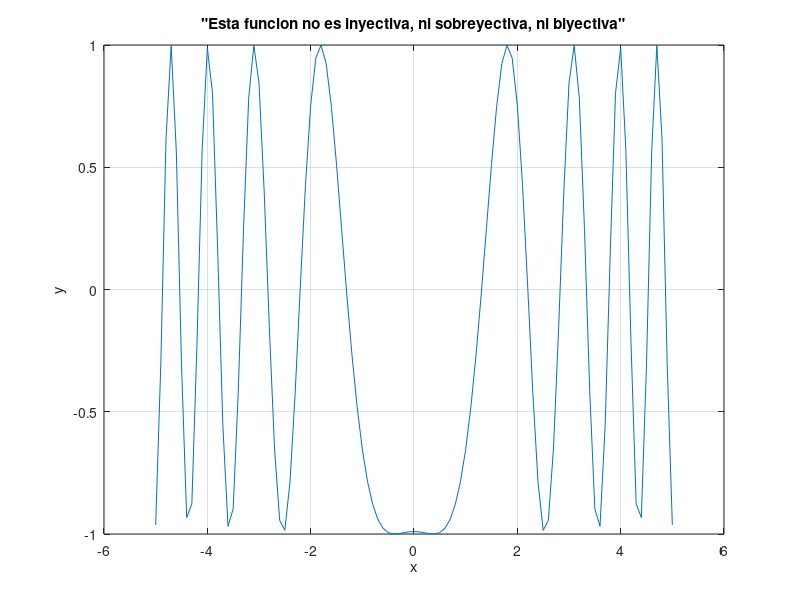

The MATLAB source for this figure:
% Octave Script
% funcion                :17
% Title                  :Funciones trascendentes: trigonometricas, logoritmicas y exponenciales
% Description            :Script para recordar Funciones trascendentes: trigonometricas, logoritmicas y exponenciales 
% Author                 :Magali Valencia Clemente
% Date                   :24/11/2021
% Version                :1
% Usage                  :C:\Users\magali
%                        :octave>Funciones trascendentes: trigonometricas, logoritmicas y exponenciales
clear
% Dominio
x=(-5:0.1:5);
% Funcion a plotear
fx=cos(x.^2+3);
plot(x, fx);
% Realizar la grafica
title('"Esta funcion no es inyectiva, ni sobreyectiva, ni biyectiva"' );
xlabel('x');
ylabel('y');
grid on;

